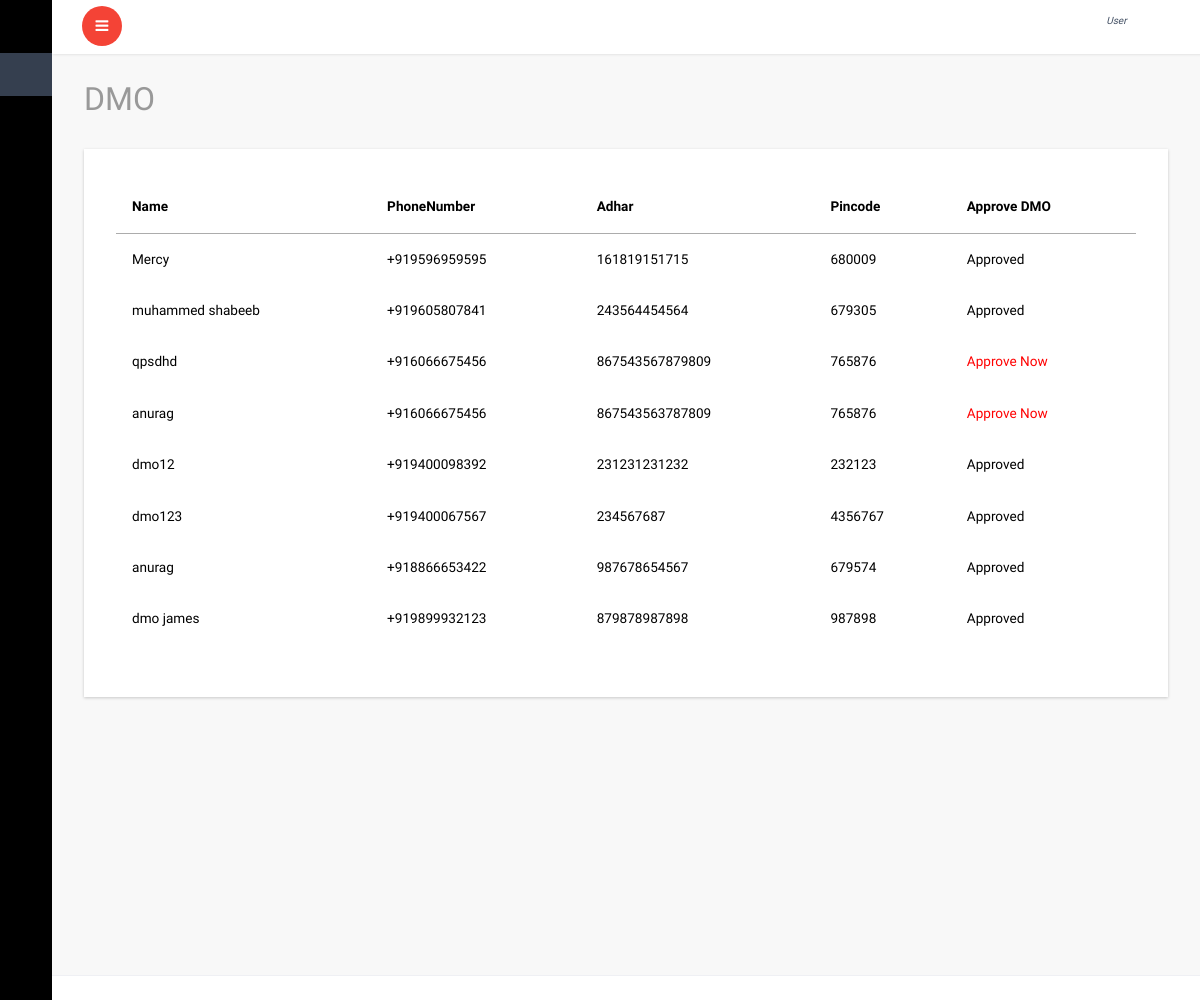
The page /all_dmo/ on the database its author committed.
### account/models.py (models this page shows, shortened)
class DMO(models.Model):
    user=models.OneToOneField(User,on_delete=models.CASCADE)
    name=models.CharField(max_length=30)
    phonenumber=PhoneNumberField()
    adhar=models.PositiveIntegerField(unique=True)
    pincode=models.PositiveIntegerField()
    status_appruval=models.BooleanField(default=False)

### account/views.py (the view)
# urls.py: path('all_dmo/',views.all_dmo,name='all_dmo'),
def all_dmo(request):
    c=DMO.objects.all()
    return render(request,'admin/dmo.html',{'c':c})

### templates/admin/dmo.html (shortened to what this page needs)
{% extends 'dashboard/index.html' %}
{% block content %}
			<div id="page-wrapper">
				<div class="graphs">
					<h3 class="blank1">DMO</h3>
					 <div class="xs tabls">
						<div class="bs-example4" data-example-id="contextual-table">
                            <table class="table">
                                {% if c %}
                                <thead>
                                    <tr>
                                      <th>Name</th>
                                      <th>PhoneNumber</th>
                                       <th>Adhar</th>
                                       <th>Pincode</th>
                                        <th>Approve DMO</th>
                                    </tr>
                                </thead>
                                <tbody>
                                    {% for l in c %}
                                    <tr>
                                        <td>{{l.name}}</td>
                                        <td>{{l.phonenumber}}</td>
                                        <td>{{l.adhar}}</td>
                                        <td>{{l.pincode}}</td>
                                     {% if l.status_appruval == True %}
                                        <td>Approved</td>
                                        {% else %}
                                        <td><a href="{% url 'dmoappruval' l.id %}" style="color: red;">Approve Now</a></td>
                                        {% endif %}
                                    </tr>
                                    {% endfor %}
                                </tbody>
                            </table>
                            {% else %}
                            <h4>No Centers Registerd For appruval</h4>
                            {% endif %}
					   </div>
						</div>
						</div>
					</div>
		{% endblock %}

### rows shown on the page
DMO: name "Mercy", phonenumber "+919596959595", adhar "161819151715", pincode "680009", status_appruval "Approved"
DMO: name "muhammed shabeeb", phonenumber "+919605807841", adhar "243564454564", pincode "679305", status_appruval "Approved"
DMO: name "qpsdhd", phonenumber "+916066675456", adhar "867543567879809", pincode "765876", status_appruval "Approve Now"
DMO: name "anurag", phonenumber "+916066675456", adhar "867543563787809", pincode "765876", status_appruval "Approve Now"
DMO: name "dmo12", phonenumber "+919400098392", adhar "231231231232", pincode "232123", status_appruval "Approved"
DMO: name "dmo123", phonenumber "+919400067567", adhar "234567687", pincode "4356767", status_appruval "Approved"
DMO: name "anurag", phonenumber "+918866653422", adhar "987678654567", pincode "679574", status_appruval "Approved"
DMO: name "dmo james", phonenumber "+919899932123", adhar "879878987898", pincode "987898", status_appruval "Approved"
